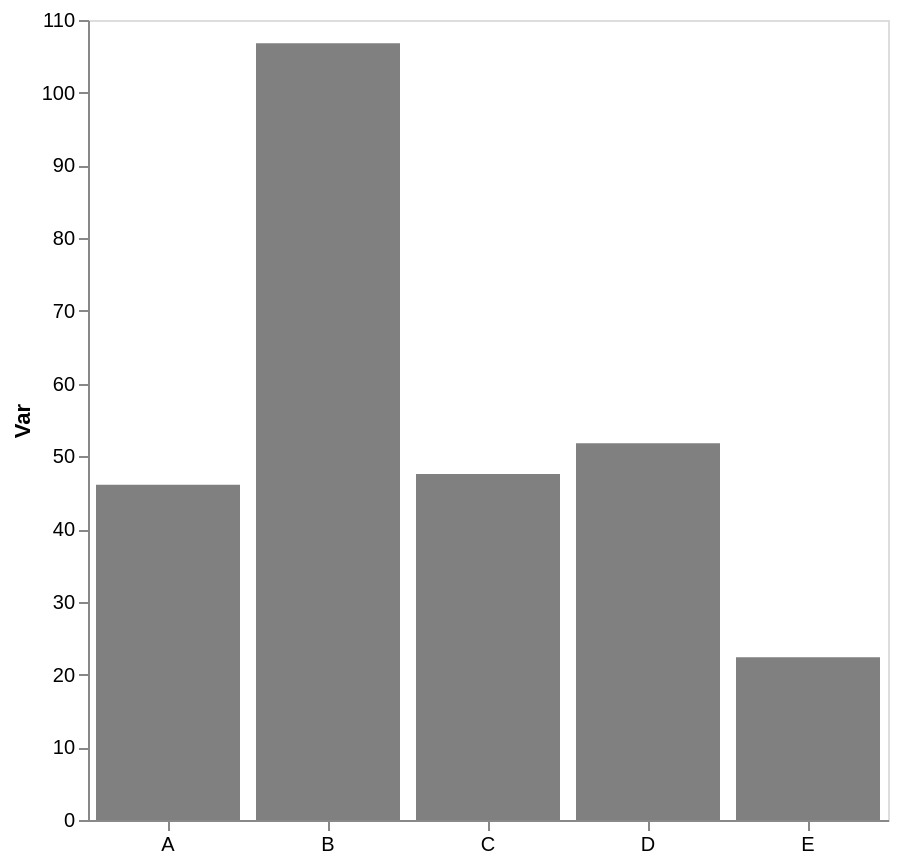

Here is the Vega-Lite specification saved for this chart:
### Vega-Lite specification from a JSON file in a GitHub repository (floating-point values rounded to 4 significant figures)
{"config": {"view": {"continuousWidth": 300, "continuousHeight": 300}, "axis": {"grid": false}, "bar": {"color": "gray"}}, "data": {"name": "data-0c50ddfdaa86713e1330b70191e4083f"}, "mark": {"type": "bar"}, "encoding": {"x": {"axis": {"labelAngle": 0, "title": null}, "field": "cat", "type": "nominal"}, "y": {"aggregate": "mean", "axis": {"title": "Var"}, "field": "var1", "type": "quantitative"}}, "height": 400, "width": 400, "$schema": "https://vega.github.io/schema/vega-lite/v5.17.0.json", "datasets": {"data-0c50ddfdaa86713e1330b70191e4083f": [{"cat": "B", "var1": 105.8, "var2": 56.18}, {"cat": "E", "var1": 22.39, "var2": 51.2}, {"cat": "B", "var1": 107.8, "var2": 47.68}, {"cat": "C", "var1": 46.41, "var2": 42.34}, {"cat": "C", "var1": 61.51, "var2": 50.59}, {"cat": "A", "var1": 57.21, "var2": 65.13}, {"cat": "A", "var1": 34.99, "var2": 49.42}, {"cat": "C", "var1": 44.55, "var2": 59.5}, {"cat": "C", "var1": 37.8, "var2": 40.66}, {"cat": "D", "var1": 53.52, "var2": 38.43}, {"cat": "D", "var1": 66.43, "var2": 43.7}, {"cat": "D", "var1": 35.42, "var2": 58.68}]}}
